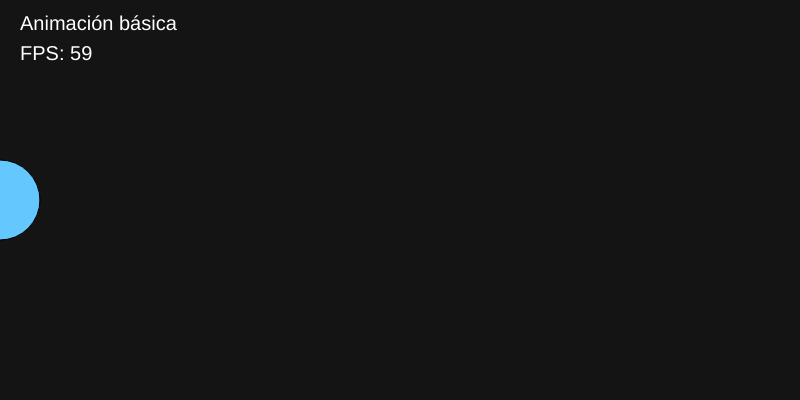
Frame 1 (no input)
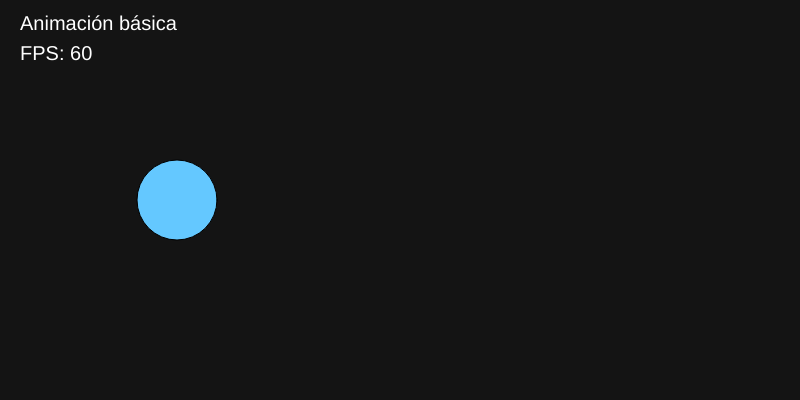
Frame 60 (no input)
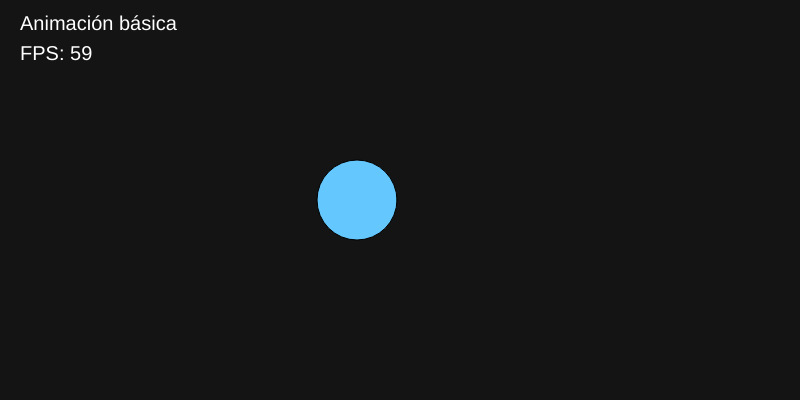
Frame 120 (the mouse pressed at the canvas centre since frame 60)

The p5.js sketch that drew these frames (run headless with seeded random() and noise() and a simulated clock; from frame 60 on, the mouse is pressed at the canvas centre):

// p5.js sketch
// ── sketch.js
let x = 0;
function setup() {
 createCanvas(800, 400);
 frameRate(60);
}
function draw() {
 background(20);
 // texto
 fill(255);
 textSize(20);
 text("Animación básica", 20, 30);
 // círculo animado
 fill(100, 200, 255);
 circle(x, 200, 80);
 // movimiento
 x += 3;
 // reinicio
 if (x > width + 40) {
 x = -40;
 }
 // FPS
 fill(255);
 text("FPS: " + floor(frameRate()), 20, 60);
}
